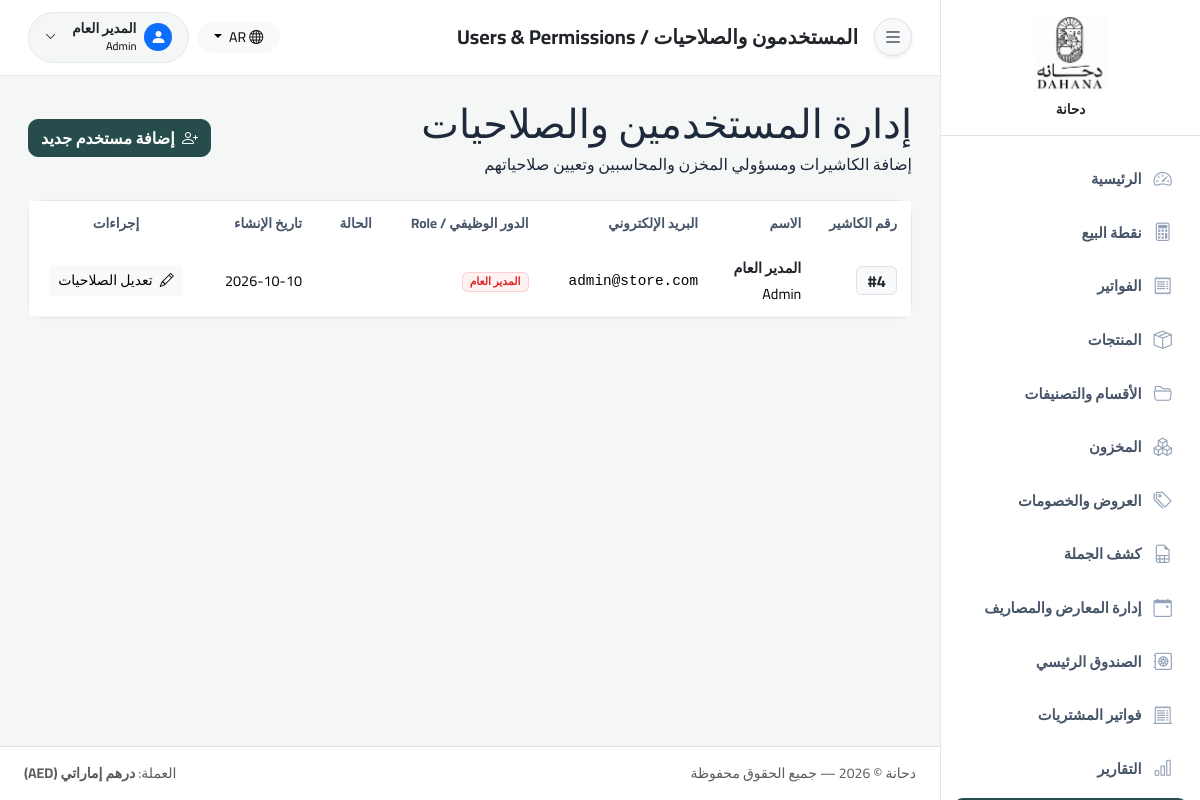
Page /users/index.php (signed in) on the committed database.
### tables this page shows
CREATE TABLE `users` (
  `id` int(11) NOT NULL AUTO_INCREMENT,
  `name_ar` varchar(100) NOT NULL,
  `name_en` varchar(100) NOT NULL,
  `email` varchar(150) NOT NULL,
  `password` varchar(255) NOT NULL,
  `role` enum('admin','cashier','stock','accountant') NOT NULL DEFAULT 'cashier',
  `permissions` longtext DEFAULT NULL COMMENT 'Custom fine-grained permissions' CHECK (json_valid(`permissions`)),
  `is_active` tinyint(1) NOT NULL DEFAULT 1,
  `created_at` datetime NOT NULL DEFAULT current_timestamp(),
  PRIMARY KEY (`id`),
  UNIQUE KEY `email` (`email`)
);

### config/config.php (called while the page is built, shortened)
<?php
function e(?string $val): string {
    return htmlspecialchars($val ?? '', ENT_QUOTES, 'UTF-8');
}

### users/index.php (the view, shortened to what this page needs)
<?php
require_once dirname(__DIR__) . '/includes/header.php';
$users = $pdo->query("SELECT * FROM users ORDER BY id ASC")->fetchAll();
?>
<div class="d-flex justify-content-between align-items-center mb-4">
    <div>
        <h1 class="title-large mb-1">إدارة المستخدمين والصلاحيات</h1>
        <p class="text-subtle mb-0">إضافة الكاشيرات ومسؤولي المخزن والمحاسبين وتعيين صلاحياتهم</p>
    </div>
    <a href="<?= BASE_URL ?>/users/create.php" class="btn btn-primary">
        <i class="bi bi-person-plus me-1"></i> إضافة مستخدم جديد
    </a>
</div>
<div class="panel">
    <div class="table-wrapper">
        <div class="table-responsive border-0">
<table class="table table-hover mb-0">
            <thead style="background: var(--surface-default);">
                <tr>
                    <th class="text-caption text-subtle border-bottom-0" style="width: 80px;">رقم الكاشير</th>
                    <th class="text-caption text-subtle border-bottom-0">الاسم</th>
                    <th class="text-caption text-subtle border-bottom-0">البريد الإلكتروني</th>
                    <th class="text-caption text-subtle border-bottom-0">الدور الوظيفي / Role</th>
                    <th class="text-caption text-subtle border-bottom-0">الحالة</th>
                    <th class="text-caption text-subtle border-bottom-0">تاريخ الإنشاء</th>
                    <th class="text-center text-caption text-subtle border-bottom-0">إجراءات</th>
                </tr>
            </thead>
            <tbody>
                <?php foreach ($users as $u): ?>
                    <tr>
                        <td>
                            <span class="badge bg-light text-dark border fw-bold fs-6">#<?= (int)$u['id'] ?></span>
                        </td>
                        <td>
                            <div class="fw-bold text-dark mb-1"><span dir="rtl"><?= e($u['name_ar']) ?></span></div>
                            <div class="text-caption text-subtle"><span dir="rtl"><?= e($u['name_en']) ?></span></div>
                        </td>
                        <td><span class="text-subtle font-monospace"><?= e($u['email']) ?></span></td>
                        <td>
                            <?php if ($u['role'] === 'admin'): ?>
                                <span class="badge" style="background: var(--intent-danger-bg); color: var(--intent-danger); border: 1px solid rgba(239,68,68,0.2);">المدير العام</span>
                            <?php elseif ($u['role'] === 'cashier'): ?>
                                <span class="badge" style="background: var(--intent-success-bg); color: var(--intent-success); border: 1px solid rgba(16,185,129,0.2);">كاشير</span>
                            <?php elseif ($u['role'] === 'stock'): ?>
                                <span class="badge" style="background: var(--intent-warning-bg); color: var(--intent-warning); border: 1px solid rgba(217,119,6,0.2);">مسؤول مخزن</span>
                            <?php else: ?>
                                <span class="badge" style="background: #EFF6FF; color: #2563EB; border: 1px solid rgba(37,99,235,0.2);">محاسب</span>
                            <?php endif; ?>
                        </td>
                        <td>
                            <?= $u['is_active'] ? '<span class="badge status-active">نشط</span>' : '<span class="badge status-inactive">معطل</span>' ?>
                        </td>
                        <td class="text-subtle num"><?= date('Y-m-d', strtotime($u['created_at'])) ?></td>
                        <td class="text-center">
                            <a href="<?= BASE_URL ?>/users/edit.php?id=<?= $u['id'] ?>" class="btn btn-sm btn-light">
                                <i class="bi bi-pencil me-1"></i> تعديل الصلاحيات
                            </a>
                        </td>
                    </tr>
                <?php endforeach; ?>
            </tbody>
        </table>
</div>
    </div>
</div>
<?php require_once dirname(__DIR__) . '/includes/footer.php'; ?>

### assets/css/app.css (style rules this page uses)
:root { --brand-primary: #264D4C; --brand-primary-hover: #1e3d3c; --brand-secondary: #E1BA92; --brand-secondary-hover: #cfab85; --brand-accent: #E1BA92; --intent-success: #264D4C; --intent-success-bg: rgba(38, 77, 76, 0.1); --intent-danger: #dc2626; --intent-danger-bg: #fef2f2; --intent-warning: #d97706; --intent-warning-bg: #fffbeb; --surface-app: #f4f7f6; --surface-default: #ffffff; --surface-panel: #ffffff; --text-primary: #1e293b; --text-secondary: #475569; --text-tertiary: #94a3b8; --border-subtle: #f1f5f9; --border-strong: #e2e8f0; --radius-sm: 6px; --radius-md: 10px; --radius-lg: 14px; --sidebar-width: 260px; --shadow-dropdown: 0 10px 25px -5px rgba(0, 0, 0, 0.1), 0 8px 10px -6px rgba(0, 0, 0, 0.05); }
* { box-sizing: border-box; }
body { background-color: var(--surface-app); color: var(--text-primary); font-family: 'Cairo', sans-serif; -webkit-font-smoothing: antialiased; margin: 0; padding: 0; min-height: 100vh; }
.btn-primary { background-color: var(--brand-primary); border-color: var(--brand-primary); color: #ffffff; font-weight: 600; border-radius: var(--radius-md); transition: all 0.2s ease; }
.card, .panel { background: var(--surface-panel); border: 1px solid var(--border-strong); border-radius: var(--radius-lg); box-shadow: 0 1px 3px rgba(0,0,0,0.03); }
.table-responsive { width: 100%; overflow-x: auto; -webkit-overflow-scrolling: touch; }
.table th { font-weight: 700; color: var(--text-secondary); font-size: 0.85rem; border-bottom: 2px solid var(--border-strong); padding: 12px 14px; white-space: nowrap; }
.table td { padding: 12px 14px; vertical-align: middle; border-bottom: 1px solid var(--border-subtle); font-size: 0.9rem; }

### rows in the picture
users: id "4", name_ar "المدير العام", name_en "Admin", email "admin@store.com", role "المدير العام", created_at "2026-10-10"

### other values in the picture
$lang === 'en' ? $brandInfo['name_en'] : $brandInfo['name_ar'] "دحانة"
__('dashboard') "الرئيسية"
__('pos') "نقطة البيع"
__('invoices') "الفواتير"
__('products') "المنتجات"
__('inventory') "المخزون"
__('offers') "العروض والخصومات"
__('wholesale') "كشف الجملة"
__('reports') "التقارير"
$pageTitle "المستخدمون والصلاحيات / Users & Permissions"
$lang "AR"
$lang === 'en' ? $userNameEn : $userNameAr "المدير العام"
$userRole "Admin"
APP_NAME "دحانة"
